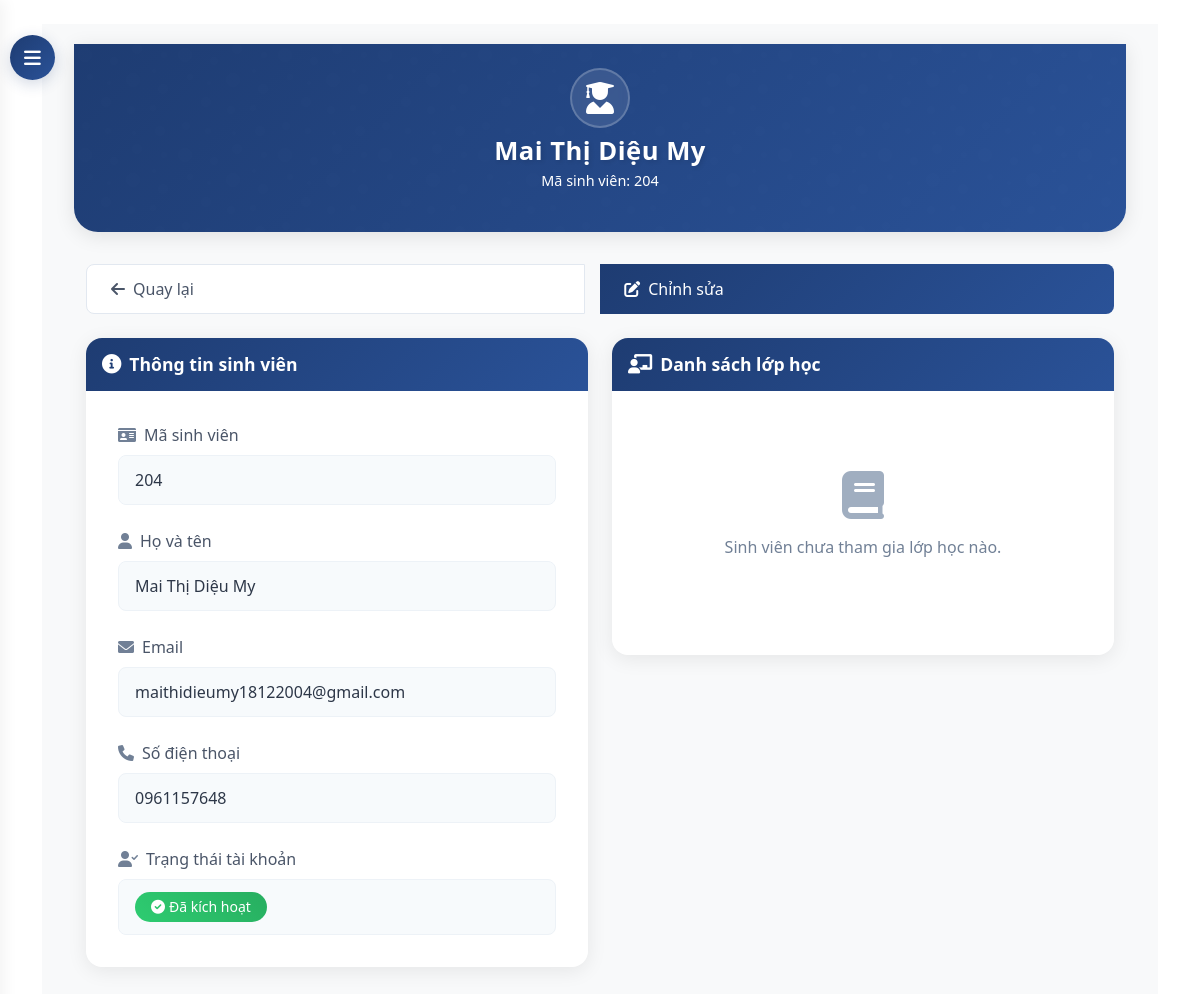
The page /dashboard/students/5/ on the database its author committed.
### core/models.py (models this page shows, shortened)
class Student(models.Model):
    student_id = models.CharField(max_length=20, unique=True)
    name = models.CharField(max_length=100)
    classroom = models.ForeignKey(ClassRoom, on_delete=models.CASCADE, null=True, blank=True)
    phone = models.CharField(max_length=15, blank=True, null=True)
    user = models.OneToOneField(User, on_delete=models.SET_NULL, null=True, blank=True)

### core/views.py (the view)
# urls.py: path('dashboard/students/<int:student_id>/', views.student_detail, name='student_detail'),
def student_detail(request, student_id):
    student = get_object_or_404(Student, id=student_id)
    grades = Grade.objects.filter(student=student).order_by('-created_at')
    context = {
        'student': student,
        'grades': grades,
    }
    return render(request, 'core/admin/student_detail.html', context)

### templates/core/admin/student_detail.html (shortened to what this page needs)
{% extends 'base.html' %}
{% block content %}
<button id="sidebarCollapse">
    <i class="fas fa-bars"></i>
</button>
<div id="content">
    <div class="container-fluid">
        <div class="hero-section">
            <div class="container">
                <div class="row justify-content-center text-center">
                    <div class="col-md-8">
                        <div class="hero-icon">
                            <i class="fas fa-user-graduate"></i>
                        </div>
                        <h1 class="hero-title">{{ student.name }}</h1>
                        <p class="hero-subtitle">Mã sinh viên: {{ student.student_id }}</p>
                    </div>
                </div>
            </div>
        </div>
        <div class="container">
            <div class="btn-group mb-4">
                <a href="{% url 'student_list' %}" class="btn btn-secondary">
                    <i class="fas fa-arrow-left"></i>
                    Quay lại
                </a>
                <a href="{% url 'student_edit' student.id %}" class="btn btn-primary">
                    <i class="fas fa-edit"></i>
                    Chỉnh sửa
                </a>
            </div>
        </div>
        <div class="container">
            <div class="row">
                <div class="col-lg-6">
                    <div class="info-card">
                        <div class="info-card-header">
                            <h4>
                                <i class="fas fa-info-circle"></i>
                                Thông tin sinh viên
                            </h4>
                        </div>
                        <div class="info-card-body">
                            <div class="info-item">
                                <div class="info-label">
                                    <i class="fas fa-id-card"></i>
                                    Mã sinh viên
                                </div>
                                <div class="info-value">{{ student.student_id }}</div>
                            </div>
                            <div class="info-item">
                                <div class="info-label">
                                    <i class="fas fa-user"></i>
                                    Họ và tên
                                </div>
                                <div class="info-value">{{ student.name }}</div>
                            </div>
                            <div class="info-item">
                                <div class="info-label">
                                    <i class="fas fa-envelope"></i>
                                    Email
                                </div>
                                <div class="info-value">{{ student.user.email|default:"Chưa cập nhật" }}</div>
                            </div>
                            <div class="info-item">
                                <div class="info-label">
                                    <i class="fas fa-phone"></i>
                                    Số điện thoại
                                </div>
                                <div class="info-value">{{ student.phone|default:"Chưa cập nhật" }}</div>
                            </div>
                            <div class="info-item">
                                <div class="info-label">
                                    <i class="fas fa-user-check"></i>
                                    Trạng thái tài khoản
                                </div>
                                <div class="info-value">
                                    {% if student.user and student.user.is_active %}
                                        <span class="badge badge-success">
                                            <i class="fas fa-check-circle"></i>
                                            Đã kích hoạt
                                        </span>
                                    {% else %}
                                        <span class="badge badge-danger">
                                            <i class="fas fa-times-circle"></i>
                                            Chưa kích hoạt
                                        </span>
                                    {% endif %}
                                </div>
                            </div>
                        </div>
                    </div>
                </div>
                <div class="col-lg-6">
                    <div class="info-card">
                        <div class="info-card-header">
                            <h4>
                                <i class="fas fa-chalkboard-teacher"></i>
                                Danh sách lớp học
                            </h4>
                        </div>
                        <div class="info-card-body">
                            {% if student.enrollments.all %}
                            <div class="table-responsive">
                                <table class="table">
                                    <thead>
                                        <tr>
                                            <th>Mã lớp</th>
                                            <th>Tên lớp</th>
                                            <th>Học kỳ</th>
                                            <th>Trạng thái</th>
                                        </tr>
                                    </thead>
                                    <tbody>
                                        {% for enrollment in student.enrollments.all %}
                                        <tr>
                                            <td>{{ enrollment.classroom.class_code }}</td>
                                            <td>{{ enrollment.classroom.name }}</td>
                                            <td>{{ enrollment.classroom.semester.name }}</td>
                                            <td>
                                                <span class="badge badge-primary">
                                                    {% if enrollment.is_active %}
                                                    <i class="fas fa-check-circle"></i>
                                                    Đang học
                                                    {% else %}
                                                    <i class="fas fa-times-circle"></i>
                                                    Đã kết thúc
                                                    {% endif %}
                                                </span>
                                            </td>
                                        </tr>
                                        {% endfor %}
                                    </tbody>
                                </table>
                            </div>
                            {% else %}
                            <div class="empty-state">
                                <i class="fas fa-book"></i>
                                <p>Sinh viên chưa tham gia lớp học nào.</p>
                            </div>
                            {% endif %}
                        </div>
                    </div>
                </div>
            </div>
        </div>
    </div>
</div>
{% endblock %}

### templates/base.html (style rules this page uses)
:root { --navbar-bg: #0d47a1; --navbar-hover: rgba(255, 255, 255, 0.1); }

### templates/core/admin/student_detail.html (style rules this page uses)
:root { --primary-gradient: linear-gradient(135deg, #1e3c72 0%, #2a5298 100%); --secondary-gradient: linear-gradient(135deg, #2193b0 0%, #6dd5ed 100%); --accent-gradient: linear-gradient(45deg, #ff6b6b, #ff8e8e); --success-gradient: linear-gradient(45deg, #2ecc71, #27ae60); --primary-color: #1e3c72; --text-light: rgba(255, 255, 255, 0.8); }
#sidebarCollapse { position: fixed; top: 35px; left: 10px; z-index: 999; border: none; background: var(--primary-gradient); color: white; padding: 12px 15px; border-radius: 50%; cursor: pointer; transition: all 0.3s; box-shadow: 0 4px 15px rgba(30, 60, 114, 0.2); width: 45px; height: 45px; display: flex; align-items: center; justify-content: center; }
#sidebarCollapse i { font-size: 1.2rem; transition: transform 0.3s ease; }
#content { transition: all 0.3s cubic-bezier(0.4, 0, 0.2, 1); margin-left: 0; padding: 20px; background: #f8f9fa; min-height: 100vh; }
.hero-section { background: var(--primary-gradient); color: white; padding: 1.5rem 0; margin-bottom: 1.5rem; border-radius: 0 0 1.5rem 1.5rem; box-shadow: 0 4px 20px rgba(0,0,0,0.1); position: relative; overflow: hidden; }
.hero-section::before { content: ''; position: absolute; top: 0; left: 0; right: 0; bottom: 0; opacity: 0.1; animation: slide 20s linear infinite; }
.hero-icon { font-size: 2rem; margin-bottom: 0.5rem; animation: float 3s ease-in-out infinite; background: rgba(255, 255, 255, 0.1); width: 60px; height: 60px; display: flex; align-items: center; justify-content: center; border-radius: 50%; margin: 0 auto 0.5rem; backdrop-filter: blur(5px); border: 2px solid rgba(255, 255, 255, 0.2); }
.hero-title { font-size: 1.6rem; font-weight: 700; margin-bottom: 0.2rem; text-shadow: 2px 2px 4px rgba(0,0,0,0.1); animation: fadeInUp 1s ease-out; letter-spacing: 0.5px; }
.hero-subtitle { font-size: 0.9rem; opacity: 0; animation: fadeInUp 1s ease-out forwards; animation-delay: 0.3s; font-weight: 300; }
.info-card { background: white; border-radius: 1rem; box-shadow: 0 4px 20px rgba(0,0,0,0.08); overflow: hidden; transition: all 0.4s cubic-bezier(0.4, 0, 0.2, 1); animation: fadeInUp 1s ease-out forwards; margin-bottom: 1.5rem; }
.info-card-header { background: var(--primary-gradient) !important; border: none; padding: 1rem; }
.info-card-header h4 { color: white; font-weight: 600; display: flex; align-items: center; font-size: 1.1rem; margin: 0; }
.info-card-header h4 i { margin-right: 0.5rem; font-size: 1.1em; }
.info-card-body { padding: 2rem; }
.info-item { margin-bottom: 1.5rem; }
.info-item:last-child { margin-bottom: 0; }
.info-label { font-weight: 500; color: #4a5568; margin-bottom: 0.5rem; display: flex; align-items: center; }
.info-label i { margin-right: 0.5rem; color: #718096; }
.info-value { color: #2d3748; padding: 0.75rem 1rem; background: #f7fafc; border-radius: 0.5rem; border: 1px solid #edf2f7; transition: all 0.3s; }
.badge { padding: 0.5rem 1rem; border-radius: 9999px; font-weight: 500; font-size: 0.875rem; display: inline-flex; align-items: center; }
.badge i { margin-right: 0.25rem; }
.badge-success { background: var(--success-gradient); color: white; }
.btn-group { display: flex; gap: 1rem; margin-top: 2rem; }
.btn { padding: 0.75rem 1.5rem; border-radius: 0.5rem; font-weight: 500; display: inline-flex; align-items: center; gap: 0.5rem; text-decoration: none; transition: all 0.3s; }
.btn-primary { background: var(--primary-gradient); color: white; border: none; }
.btn-secondary { background: white; color: #4a5568; border: 1px solid #e2e8f0; }
.empty-state { text-align: center; padding: 3rem 1rem; color: #718096; }
.empty-state i { font-size: 3rem; margin-bottom: 1rem; display: block; color: #a0aec0; animation: float 3s ease-in-out infinite; }

### rows shown on the page
Student: name "Mai Thị Diệu My", student_id "204", user.email "maithidieumy18122004@gmail.com", phone "0961157648"
